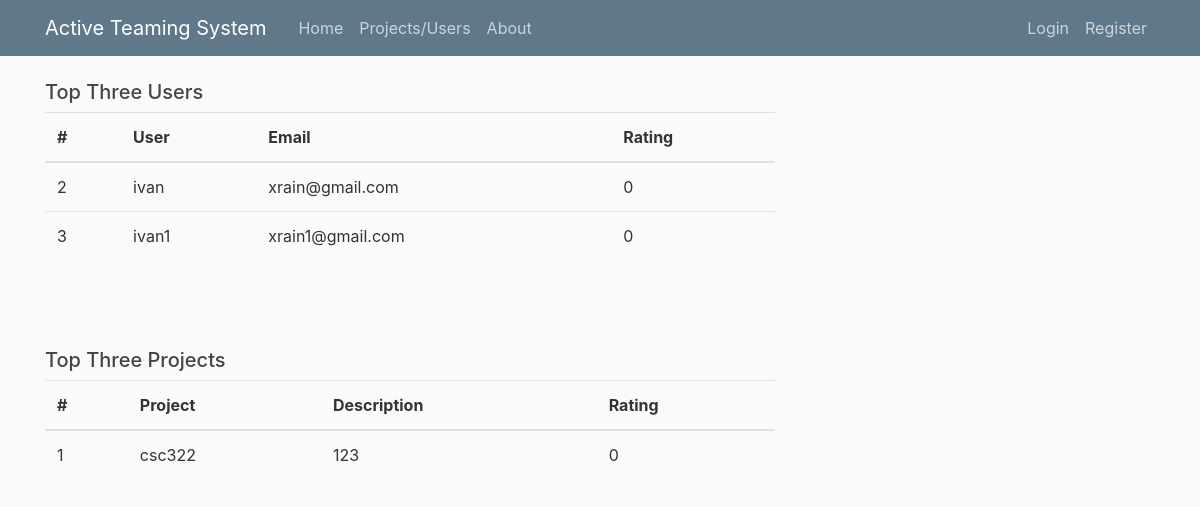
Page /home on the earlier database version.
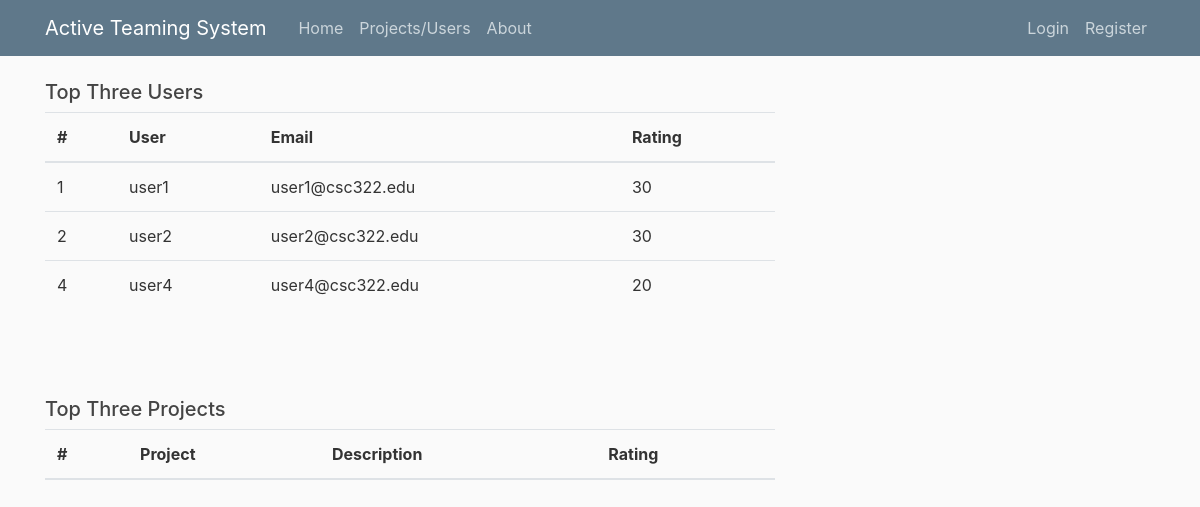
Same page on the later database version.
### application/models.py (models this page shows, shortened)
class User(db.Model,UserMixin):
    id = db.Column(db.Integer, primary_key=True)
    username = db.Column(db.String(20), unique=True, nullable=False)
    email = db.Column(db.String(120), unique=True, nullable=False)
    image_file = db.Column(db.String(20), nullable=False, default='default.jpg')
    password = db.Column(db.String(60), nullable=False)
    rating = db.Column(db.Integer,nullable=False,default=0)
    compliments = db.relationship('Compliment', backref='recipient', lazy=True)
    complaints = db.relationship('Complaint', backref='complainee', lazy=True)
    UserBlacklist = db.relationship('UserBlacklist', backref='user_blacklisted', lazy=True)
    applications = db.relationship('Application', backref='referee', lazy=True)
    is_su = db.Column(db.Boolean, default=False, nullable=False)
    is_blacklisted = db.Column(db.Boolean, default=False, nullable=False)

class Project(db.Model):
    id = db.Column(db.Integer, primary_key=True)
    title = db.Column(db.String(100),unique=True, nullable=False)
    date_created = db.Column(db.DateTime, nullable=False, default=datetime.datetime.now())
    description = db.Column(db.Text, nullable=False)
    rating = db.Column(db.Integer, nullable =False, default=0)

### application/route.py (the view)
@app.route("/")
@app.route("/home")
def home():
    if User.query.filter(User.email=='superuser@csc322.edu').first():
        pass
    else:
        hashed_password = bcrypt.generate_password_hash('super').decode('utf-8')
        user = User(username='superuser',email='superuser@csc322.edu',password=hashed_password,is_su=True)
        db.session.add(user)
        db.session.commit()
    users = User.query.filter(User.email!='superuser@csc322.edu').order_by(User.rating.desc()).limit(3).all()
    projects = Project.query.order_by(Project.rating.desc()).limit(3).all()
    return render_template('home.html', users=users,projects=projects)

### application/templates/home.html
{%extends "layout.html"%}
{%block content%}
<h5 style="text-align: left">Top Three Users</h5>
<table class="table">
    <thead>
      <tr>
        <th scope="col">#</th>
        <th scope="col">User</th>
        <th scope="col">Email</th>
        <th scope="col">Rating</th>
      </tr>
    </thead>
    <tbody>
        {% for user in users %}
        <tr>
            <td>{{ user.id }}</td>
            <td>{{ user.username }}</td>
            <td>{{ user.email }}</td>
            <td>{{ user.rating }}</td>
        </tr>
    {% endfor %}
    </tbody>
  </table>
  <br>
  <br>
  <br>
  <h5 style="text-align: left">Top Three Projects</h5>
  <table class="table">
      <thead>
        <tr>
          <th scope="col">#</th>
          <th scope="col">Project</th>
          <th scope="col">Description</th>
          <th scope="col">Rating</th>
        </tr>
      </thead>
      <tbody>
          {% for project in projects %}
          <tr>
              <td>{{ project.id }}</td>
              <td>{{ project.title }}</td>
              <td>{{ project.description }}</td>
              <td>{{ project.rating }}</td>
          </tr>
      {% endfor %}
      </tbody>
    </table>
{%endblock%}

Differences in the rows shown:
no longer on this page (row edited): User: id "3", username "ivan1", email "xrain1@gmail.com", rating "0"
removed Project: id "1", title "csc322", description "123", rating "0"
now on this page (row edited): User: id "1", username "user1", email "user1@csc322.edu", rating "30"
changed User id 2: username "ivan" → "user2"; email "xrain@gmail.com" → "user2@csc322.edu"; rating "0" → "30"
added User: id "4", username "user4", email "user4@csc322.edu", rating "20"
